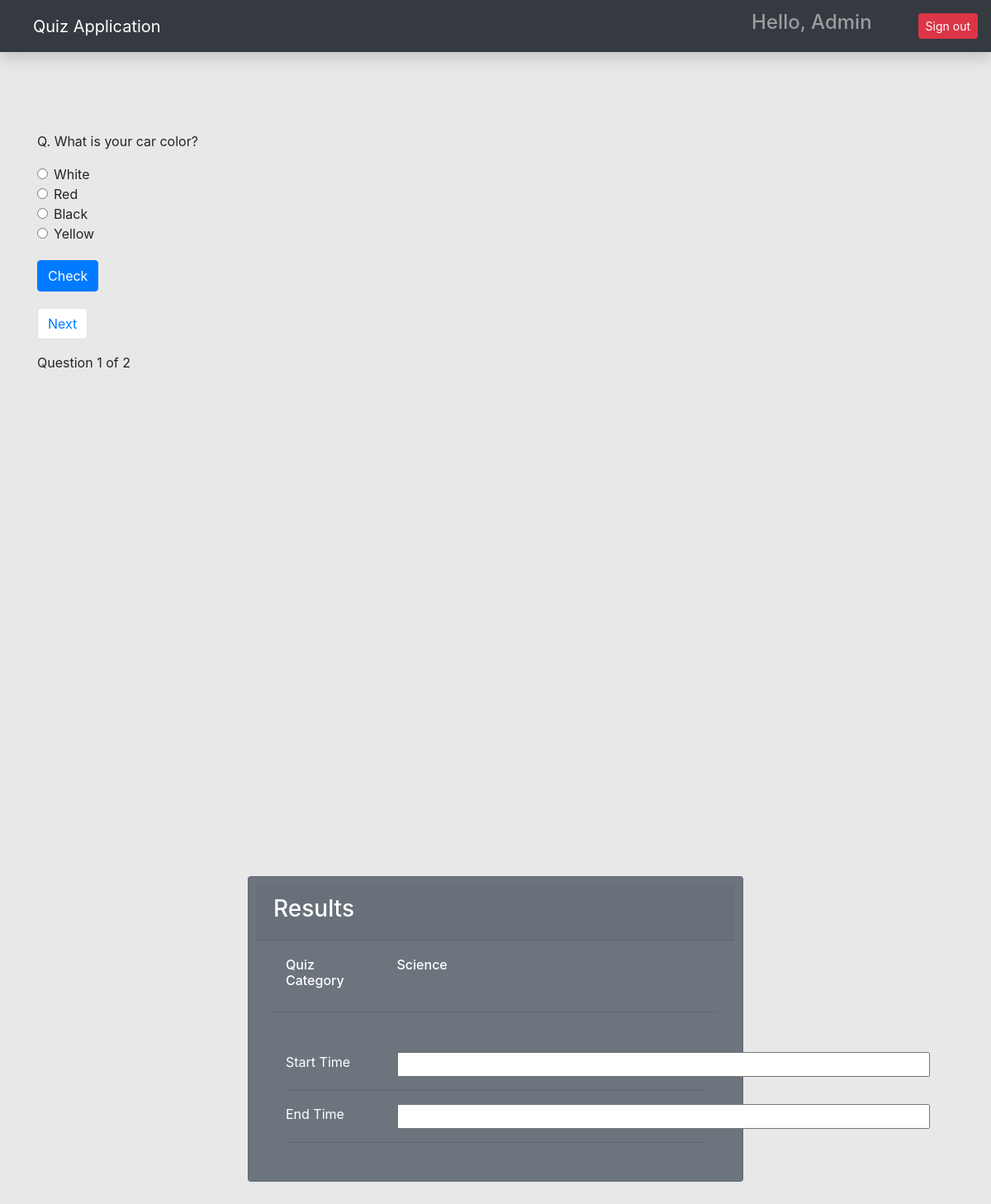
Page /quiz/category/1/ (signed in) on the committed database.
### quiz/models.py (models this page shows, shortened)
class Question(models.Model):
    choice = models.ForeignKey(Category, on_delete=models.CASCADE)
    question = models.CharField(max_length=250)
    answer = models.CharField(max_length=100)
    option_one = models.CharField(max_length=100)
    option_two = models.CharField(max_length=100)
    option_three = models.CharField(max_length=100, blank=True)
    option_four = models.CharField(max_length=100, blank=True)
    created_at = models.DateTimeField(auto_now_add=True)
    updated_at = models.DateTimeField(auto_now=True)

class Category(models.Model):
    owner = models.ForeignKey(to=User, on_delete=models.CASCADE)
    category = models.CharField(max_length=200)
    def __str__(self):
        return self.category

### quiz/views.py (the view, shortened to what this page needs)
# urls.py: path('category/<int:pk>/', take_quiz, name='take_quiz'),
@login_required(login_url='/login/')
def take_quiz(request, pk):
    questions = Question.objects.filter(choice=pk).order_by('-created_at')
    paginator = Paginator(questions,1)
    page_number = request.GET.get('page')
    page_obj = Paginator.get_page(paginator, page_number)
    context = {'questions': questions, 'page_obj': page_obj,}
    if request.method == 'GET':
        request.session['previous_page'] = request.path_info + "?page=" + request.GET.get("page", '1')
        return render(request, 'quiz.html', context)

### templates/quiz.html (shortened to what this page needs)
{% extends 'base.html' %}
{% load static %}
{% block content %}
<div id="section1">
<div class="container mt-5 pt-5">
{% for question in page_obj %}
<form action="" method="post">
  <p>Q. {{question.question}}</p>
  <div class="form-check">
  <input class="form-check-input" type="radio" name="option" id="option_one" value="{{question.option_one}}">
    {{question.option_one}}
</div>
<div class="form-check">
  <input class="form-check-input" type="radio" name="option" id="option_two" value="{{question.option_two}}">
    {{question.option_two}}
</div>
<div class="form-check">
  <input class="form-check-input" type="radio" name="option" id="option_three" value="{{question.option_three}}">
    {{question.option_three}}
</div>
<div class="form-check lower-radio">
  <input class="form-check-input" type="radio" name="option" id="option_four" value="{{question.option_four}}">
    {{question.option_four}}
</div>
  <input class="btn btn-primary check-btn" type="submit" value="Check" id="check" onclick="displayRadioValue();"/>
</form>
</div>
{% endfor %}
<div class="container">
  <div class="pagination-btns">
    <ol class="pagination align-right mr-auto">
    {% if page_obj.has_next %}
      <li class="page-item">
        <a id="next-btn" class="page-link btn btn-success" href="?page={{ page_obj.next_page_number }}" id="next-button" >Next</a>
      </li>
      {% endif %}
    </ol>
Question {{page_obj.number}} of {{page_obj.paginator.num_pages}}
</div>
</div>
    <br><br>
</div>
<div  id="section2">
<div class="card text-white bg-secondary mb-3 quizresults">
    <div class="card-header"><h3>Results</h3></div>
    <div class="card-body">
    <div class="container">
    <div class="row">
      <h6 class="card-title col-3">Quiz Category</h6>
      {% for question in page_obj %}
      <h6 class="card-title col-8">{{question.choice}} </h6>
      {% endfor %}
    </div>
    </div>
    <hr>
      <div class="container mt-lg-5">
      <div class="row">
        <div class="col-3">Start Time</div>
        <div class="col-8" id="displayStartTime">
        <input type="text" size="58" id="startTimeField" readonly="true">
        </div>
      </div>
      <hr>
      <div class="row">
        <div class="col-3">End Time</div>
        <div class="col-8" id="displayEndTime">
        <input type="text" size="58" id="endTimeField" readonly="true">
        </div>
      </div>
      <hr>
      </div>
    </div>
  </div>
      <br><br><br><br><br><br>
</div>
{% endblock content %}

### templates/base.html (shortened to what this page needs)
{% load static %}
<html lang="en">
  <head>
    <link href="{% static 'css/bootstrap.min.css'%}" rel="stylesheet" />
    <link href="{% static 'css/main.css'%}" rel="stylesheet" />
    <link
      rel="stylesheet"
      href="https://maxcdn.bootstrapcdn.com/bootstrap/4.0.0/css/bootstrap.min.css"
    />
    <link rel="stylesheet" href="{% static 'css/styles.css' %}">
  </head>
  <body>
    <nav
      class="navbar navbar-dark sticky-top bg-dark flex-md-nowrap p-0 shadow"
    >
      <a class="navbar-brand col-md-3 col-lg-2 me-0 px-3 ml-4" href="{% url 'index_page' %}"
        >Quiz Application</a>
      <ul class="navbar-nav px-3" style="display: flex; flex-direction: row; align-items:center;">
      <li class="nav-item text-nowrap">
      <div href="" class="nav-link">
      <h4 class="text text-capitalize">
      Hello, {{request.user.username}}
      </h4>
      </div>
        <li class="nav-item text-nowrap mt-3 ml-2">
          <form action="{% url 'logout' %}" method="post">
            <input class="btn btn-danger btn-sm ml-5" type="submit" value="Sign out">
          </form>
        </li>
      </ul>
    </nav>
    {% block content %}
    {% endblock content %}
  </body>
</html>

### quiz/static/css/styles.css (style rules this page uses)
body { overflow: hidden; background-color: #e8e8e8; }
.check-btn { margin-top: 10px; }
.pagination-btns { margin-top: 20px; }
.lower-radio { margin-bottom: 10px; }
.quizresults { margin: auto; margin-top: 150px; width: 50%; padding: 10px; }
#section1 { height: 100vh; }
#section2 { height: 100vh; }

### rows in the picture
Question: question "What is your car color?", option_one "White", option_two "Red", option_three "Black", option_four "Yellow", choice "Science"

### other values in the picture
{{ request.user.username }} "Admin"
{{ page_obj.number }} "1"
{{ page_obj.paginator.num_pages }} "2"
